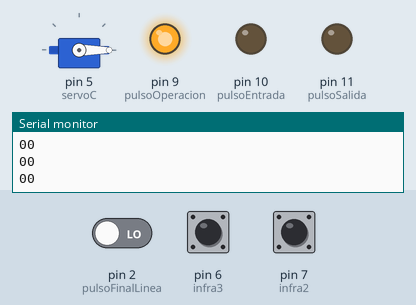
The sketch below on a simulated Arduino Uno, built with avr-gcc and run on an emulated ATmega328P. On the bench: servo, output pins drawn as LEDs (lit = HIGH), the last lines printed to the serial monitor. Inputs (shaded band) come from the test bench; at power-on: pin 6 (infra3) HIGH, pin 7 (infra2) HIGH, pin 2 (pulsoFinalLinea) LOW.

Above: at 1.5 s.
1.6 s: pin 6 (infra3) pulled LOW for 0.4 s
At 1.92 s:
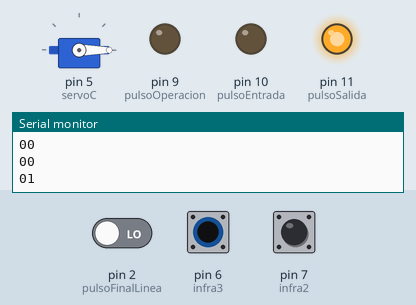
3.8 s: pin 7 (infra2) pulled LOW for 0.4 s
At 4.6 s:
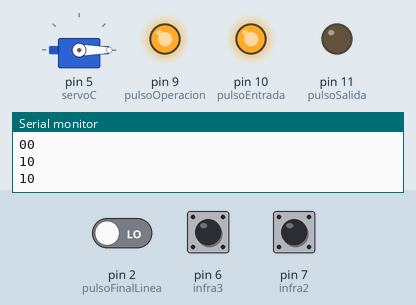
6.2 s: pin 2 (pulsoFinalLinea) driven HIGH
At 7.1 s:
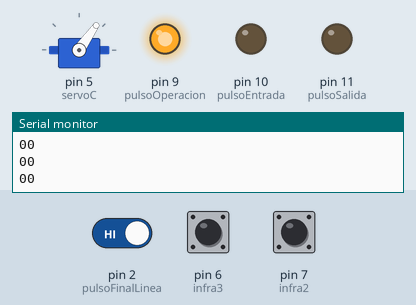
7.9 s: pin 6 (infra3) pulled LOW for 1 s
At 8.4 s:
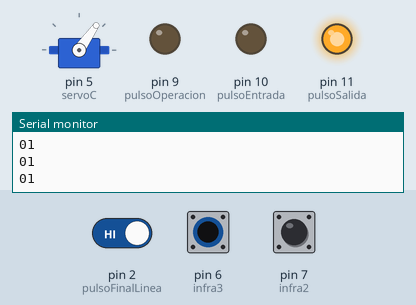
10.6 s: pin 7 (infra2) pulled LOW for 1 s
At 11.2 s:
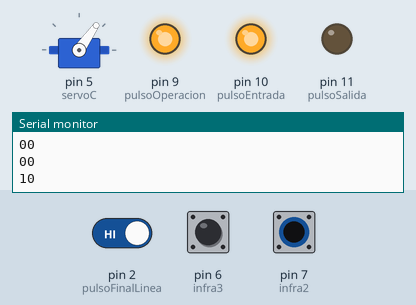
13.4 s: pin 7 (infra2) pulled LOW for 3.2 s
At 17.7 s:
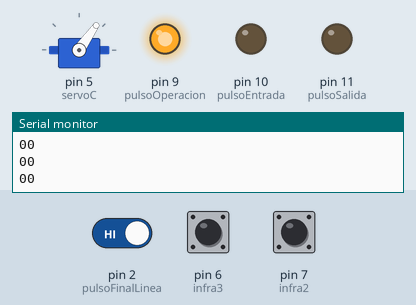
Timing chart, 0 to 19.2 s (numbered marks = the images above; inputs shaded):
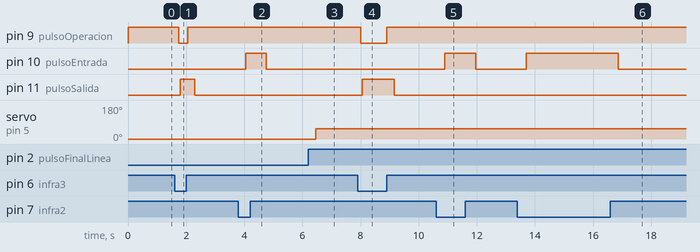

Measured:
- after the input at 1.6 s, pin 9 (pulsoOperacion): HIGH → LOW after 0.15 s, → HIGH 0.30 s later; pin 11 (pulsoSalida): LOW → HIGH after 0.20 s, → LOW 0.50 s later
- after the input at 3.8 s, pin 10 (pulsoEntrada): LOW → HIGH after 0.25 s, → LOW 0.70 s later
- after the input at 6.2 s, servo on pin 5 (servoC): 0° → 55° after 0.25 s
- after the input at 7.9 s, pin 9 (pulsoOperacion): HIGH → LOW after 0.11 s, → HIGH 0.90 s later; pin 11 (pulsoSalida): LOW → HIGH after 0.16 s, → LOW 1.1 s later
- after the input at 10.6 s, pin 10 (pulsoEntrada): LOW → HIGH after 0.31 s, → LOW 1.1 s later
- after the input at 13.4 s, pin 10 (pulsoEntrada): LOW → HIGH after 0.31 s, → LOW 3.2 s later

The sketch:

infrarrojoShiftRegister.ino
```cpp
#include <Servo.h>

int servoC = 5;
int infra2 = 7;
int infra3 = 6;
int pulsoEntrada = 10;
int pulsoSalida = 11;
int pulsoOperacion = 9;
int pulsoFinalLinea = 2;

bool Entrada,Salida;

Servo servoClasificacion;

void setup() {
  Serial.begin(9600);
  servoClasificacion.attach(servoC);
  servoClasificacion.write(0);

  pinMode(infra2, INPUT_PULLUP);
  pinMode(infra3, INPUT_PULLUP);
  pinMode(pulsoEntrada ,OUTPUT);
  pinMode(pulsoSalida, OUTPUT);
  pinMode(pulsoOperacion,OUTPUT);
  pinMode(pulsoFinalLinea,INPUT);
  Entrada = false;
  Salida = false;

}

void loop() {

  Entrada = !digitalRead(infra2);
  Salida = !digitalRead(infra3);

  //Serial.print(Entrada);
  //Serial.print(" ");
  //Serial.println(Salida);
  if (!Salida){
    digitalWrite(pulsoOperacion, HIGH);
    delay(200);
    if(digitalRead(pulsoFinalLinea)){
      servoClasificacion.write(55);
      }
    else{
      servoClasificacion.write(0);
      }
    }
  else{
    digitalWrite(pulsoOperacion, LOW);
    }
  delay(50);


  digitalWrite(pulsoEntrada, Entrada);
  digitalWrite(pulsoSalida, Salida);
  Serial.print(Entrada);
  Serial.println(Salida);


  delay(100);
}
```
